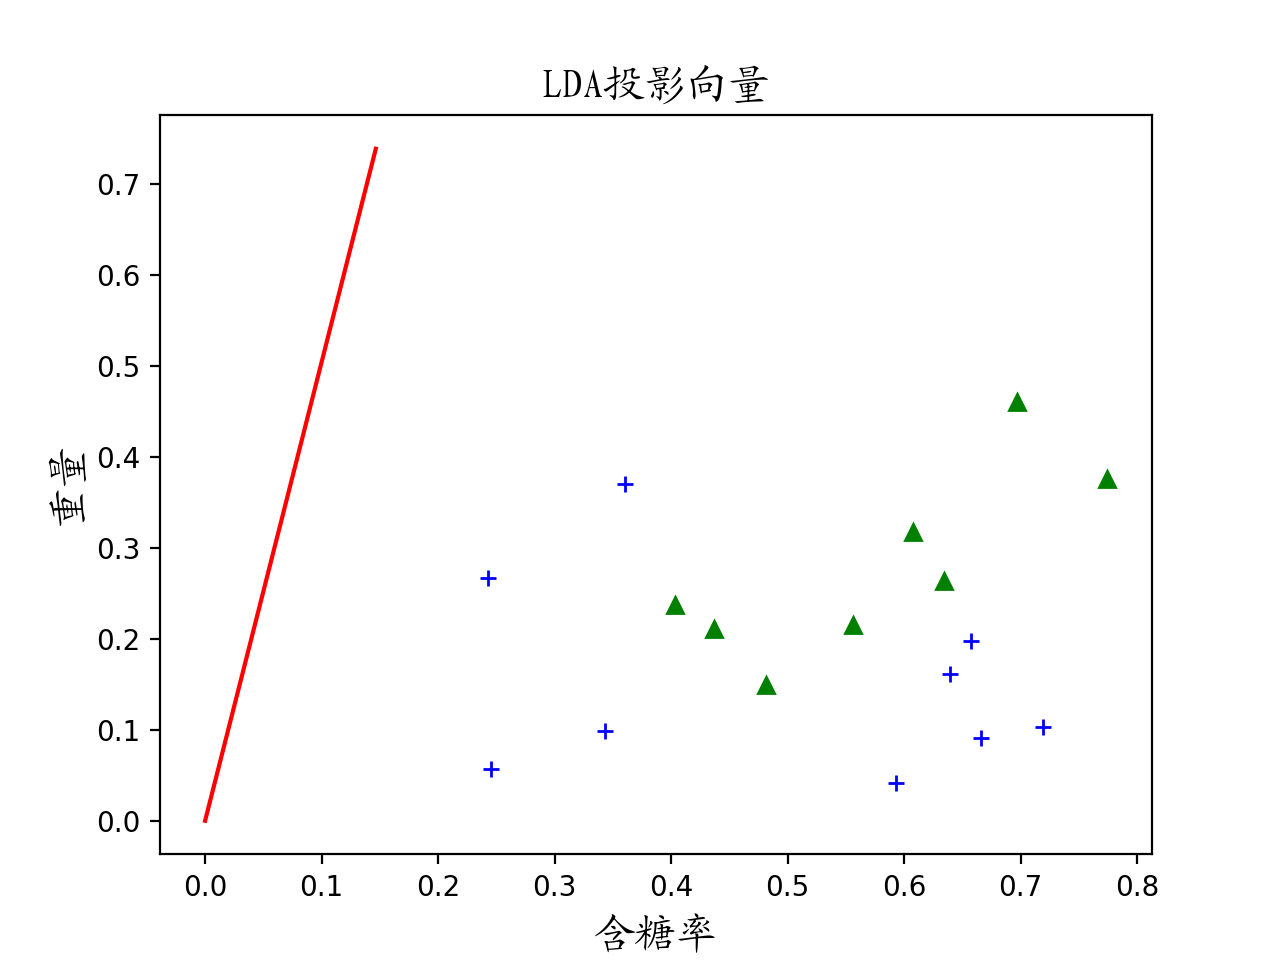

Python code for this plot:
# LDA(线性判别分析)是一种很重要的有监督降维方法，可以将N个类别的数据降到N-1维
# 核心思想是将数据投影到一个超平面上，使得类内方差尽可能小，类间距离尽可能大
# 转化为广义瑞利商的优化问题，从而用拉格朗日方法求解
# 最终的投影直线的方向向量为Sw-1*(mean1-mean2),其中Sw为两个类别各自协方差矩阵的和
# 下面的代码解决的是一个简单的二分类问题
import numpy as np
import csv
import matplotlib.pyplot as plt
from matplotlib.font_manager import FontProperties  # 字体管理器

font = FontProperties(fname="/Users/apple/Library/Fonts/楷体_2312.ttf", size=15)


def read_data():
    data1 = []
    label1 = []
    data2 = []
    label2 = []
    with open("watermelon_data.csv", 'r') as file:
        reader = csv.reader(file)
        for line in reader:
            if int(line[-1]) == 0:
                data1.append(list((map(float, line[:-1]))))
                label1.append(int(line[-1]))
            else:
                data2.append(list((map(float, line[:-1]))))
                label2.append(int(line[-1]))
    return (np.array(data1), label1, np.array(data2), label2)


def Compute_mean_and_cov(data=[]):
    mean = np.mean(data, axis=0)
    data = data - mean
    d = len(data[0])
    cov = np.zeros((d, d), dtype=np.float32)
    for x in data:
        #print(x, d)
        x = np.array([x])
        cov = cov + x.T@x
    return mean, cov


def LDA(data1=[], label1=[], data2=[], label2=[]):
    mean1, cov1 = Compute_mean_and_cov(data=data1)
    mean2, cov2 = Compute_mean_and_cov(data=data2)
    Sw = cov1 + cov2
    w = np.linalg.inv(Sw)@(mean1 - mean2)
    w = -w
    result1 = []
    result2 = []
    for x in data1:
        result1.append(w@x)
    for x in data2:
        result2.append(w@x)
    x1 = [x[0] for x in data1]
    y1 = [x[1] for x in data1]
    x2 = [x[0] for x in data2]
    y2 = [x[1] for x in data2]

    t1 = [0, w[0]]
    t2 = [0, w[1]]
    plt.plot(x1, y1, '+b', x2, y2, '^g', t1, t2, '-r')
    plt.xlabel("含糖率", FontProperties=font)
    plt.ylabel("重量", FontProperties=font)
    plt.title("LDA投影向量", FontProperties=font)
    #plt.axis([0.2, 0.9, 0, 0.6])
    plt.show()
    #print(mean1, cov1)
    #print(data2, label2)


def main():
    #data1, label1, data2, label2 = read_data()
    LDA(*(read_data()))


if __name__ == '__main__':
    main()
